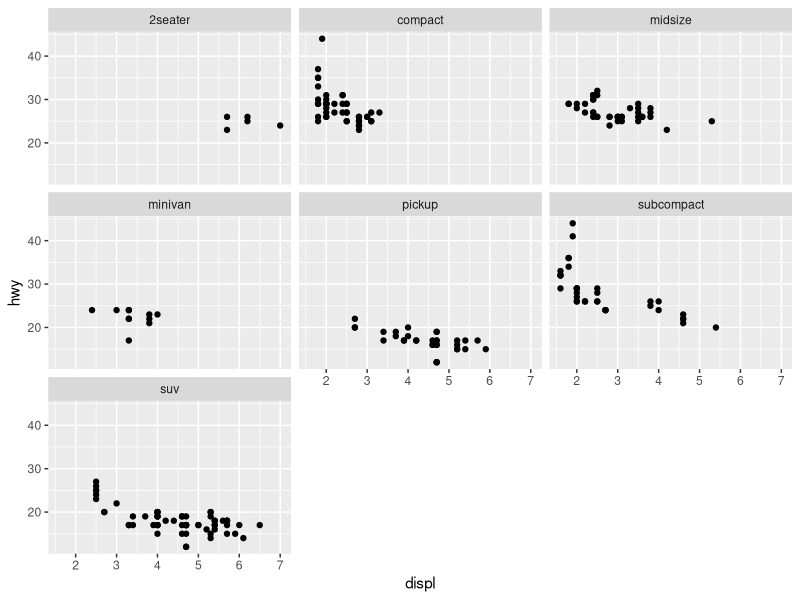
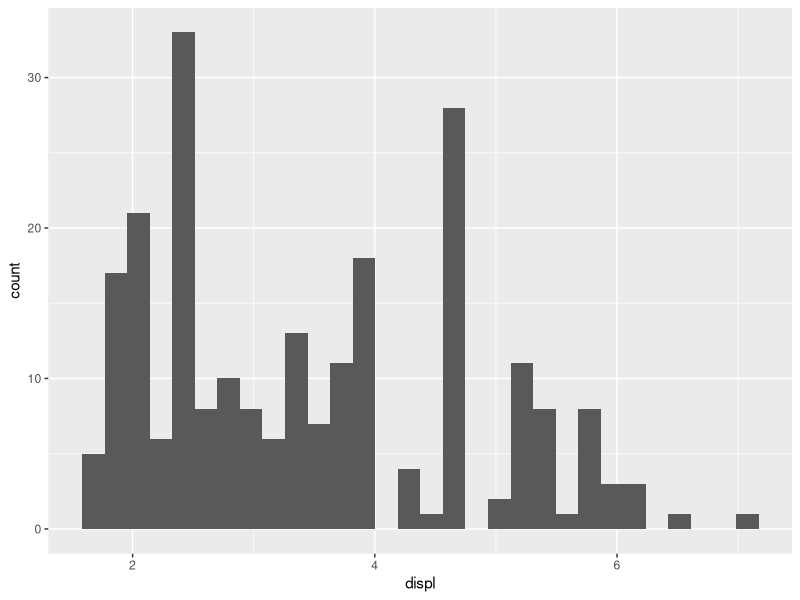
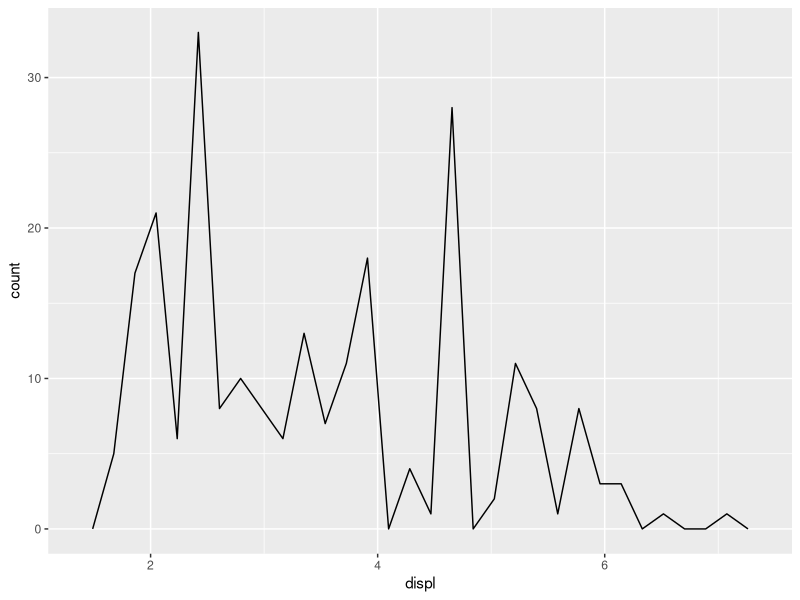
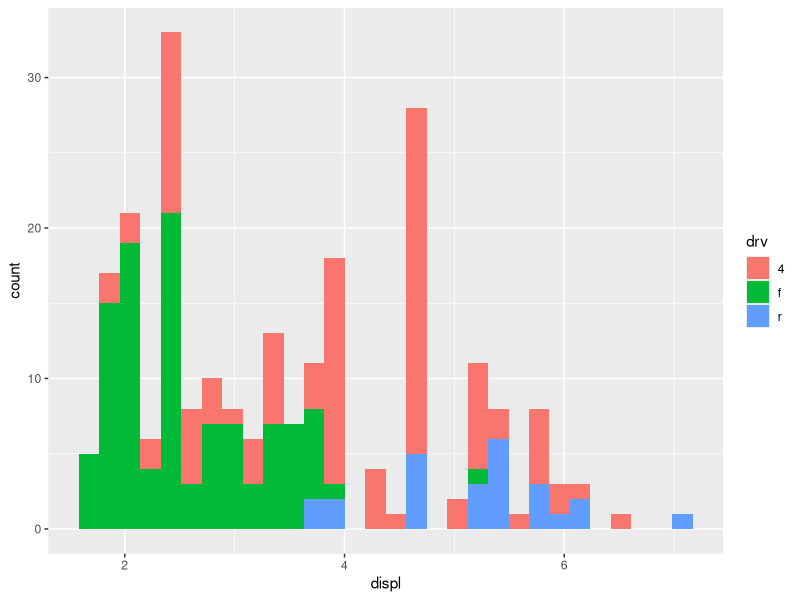
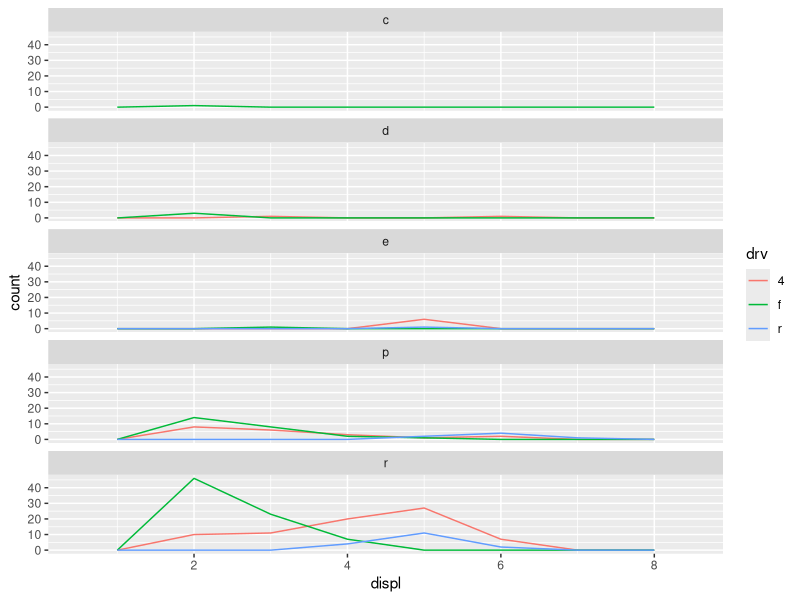
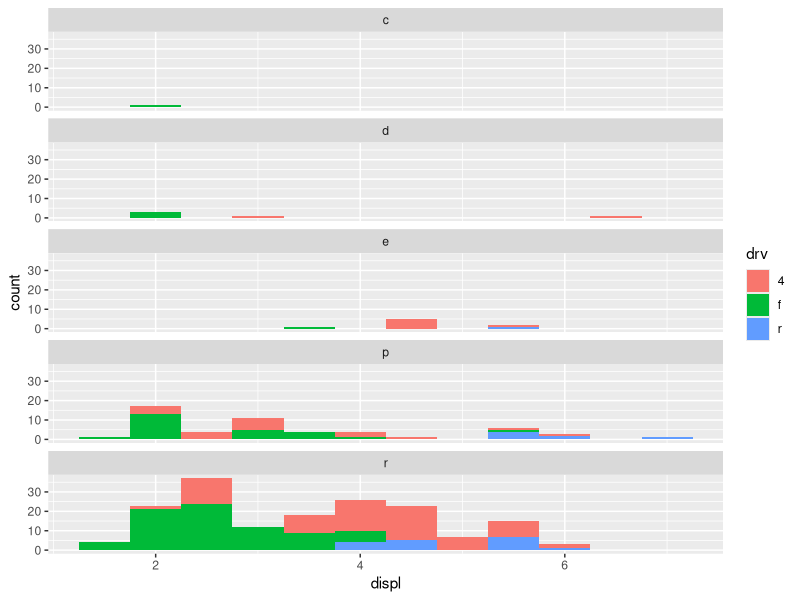
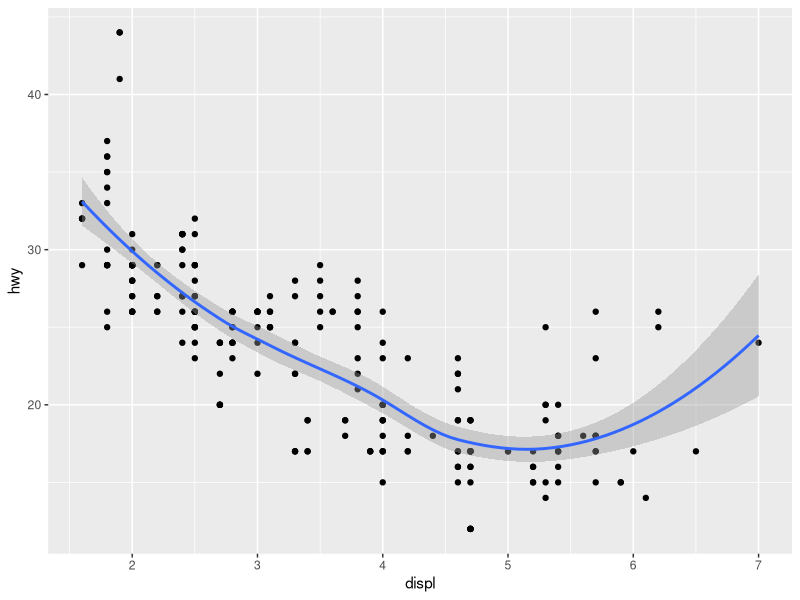
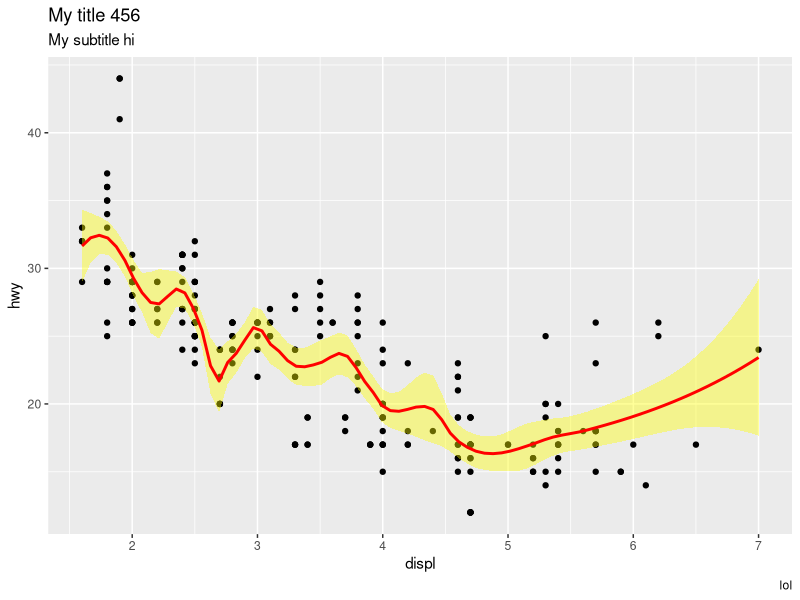

Write R code to recreate these figures, in order.
# ███████╗███████╗███████╗███████╗██╗ ██████╗ ███╗   ██╗    ██████╗ 
# ██╔════╝██╔════╝██╔════╝██╔════╝██║██╔═══██╗████╗  ██║    ╚════██╗
# ███████╗█████╗  ███████╗███████╗██║██║   ██║██╔██╗ ██║     █████╔╝
# ╚════██║██╔══╝  ╚════██║╚════██║██║██║   ██║██║╚██╗██║     ╚═══██╗
# ███████║███████╗███████║███████║██║╚██████╔╝██║ ╚████║    ██████╔╝
# ╚══════╝╚══════╝╚══════╝╚══════╝╚═╝ ╚═════╝ ╚═╝  ╚═══╝    ╚═════╝ 

library("ggplot2")

ggplot(mpg, aes(displ, hwy)) + geom_point() + facet_wrap(~class)

ggplot(mpg, aes(displ)) + geom_histogram()
ggplot(mpg, aes(displ)) + geom_freqpoly()
ggplot(mpg, aes(displ, fill=drv)) + geom_histogram()
ggplot(mpg, aes(displ, colour=drv)) + geom_freqpoly(binwidth=1) + facet_wrap(~fl, ncol = 1)

ggplot(mpg, aes(displ, fill = drv)) + geom_histogram(binwidth = 0.5) +
  facet_wrap(~fl, ncol = 1)

#geom_smooth() makes a line of best fit (may be curved)
ggplot(mpg, aes(displ, hwy)) + geom_point() + geom_smooth()

#method=lm makes the curve strictly linear
#default: loess
#span defines how wavy the curve is
#as the line comes from geom_smooth(), we use the col argument in that function to set line colour
#fill argument is for the background of the colour
p1 = ggplot(mpg, aes(displ, hwy)) + geom_point() + geom_smooth(method = "loess", span=0.25, colour="red", fill="yellow")

# using the labs() function, we can add subtitle, caption and title
p1 = p1 + labs(title="My title 456", subtitle="My subtitle hi", caption="lol")
p1

